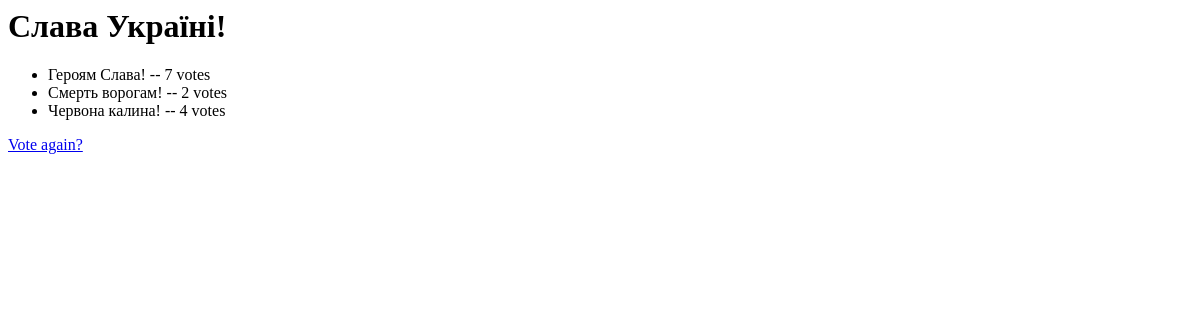
/3/results/, run on an earlier commit of the app's database.
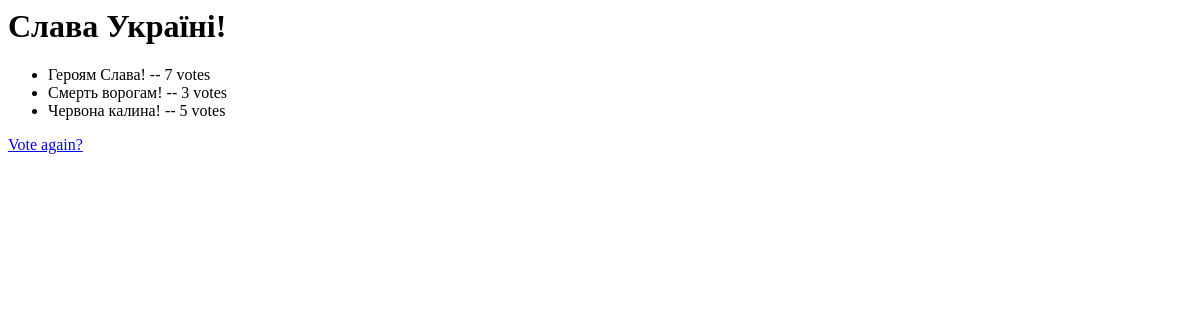
And on a later commit of the database.
### polls/models.py (models this page shows, shortened)
class Question(models.Model):
    question_text = models.CharField(max_length=200)
    pub_date = models.DateTimeField('date published')

class Choice(models.Model):
    question = models.ForeignKey(Question, on_delete=models.CASCADE)
    choice_text = models.CharField(max_length=200)
    votes = models.IntegerField(default=0)

### polls/views.py (the view)
# urls.py: path('<int:pk>/results/', views.ResultsView.as_view(), name='results'),
class ResultsView(generic.DetailView):
    model = Question
    template_name = "polls/results.html"

### polls/templates/polls/results.html
<h1>{{ question.question_text }}</h1>
<ul>
{% for choice in question.choice_set.all %}
    <li>{{ choice.choice_text }} -- {{ choice.votes }} vote{{ choice.votes|pluralize }}</li>
{% endfor %}
</ul>
<a href="{% url 'polls:detail' question.id %}">Vote again?</a>

What changed in the data, as far as the page shows it:
changed Choice "Смерть ворогам!": votes "2" → "3"
changed Choice "Червона калина!": votes "4" → "5"
